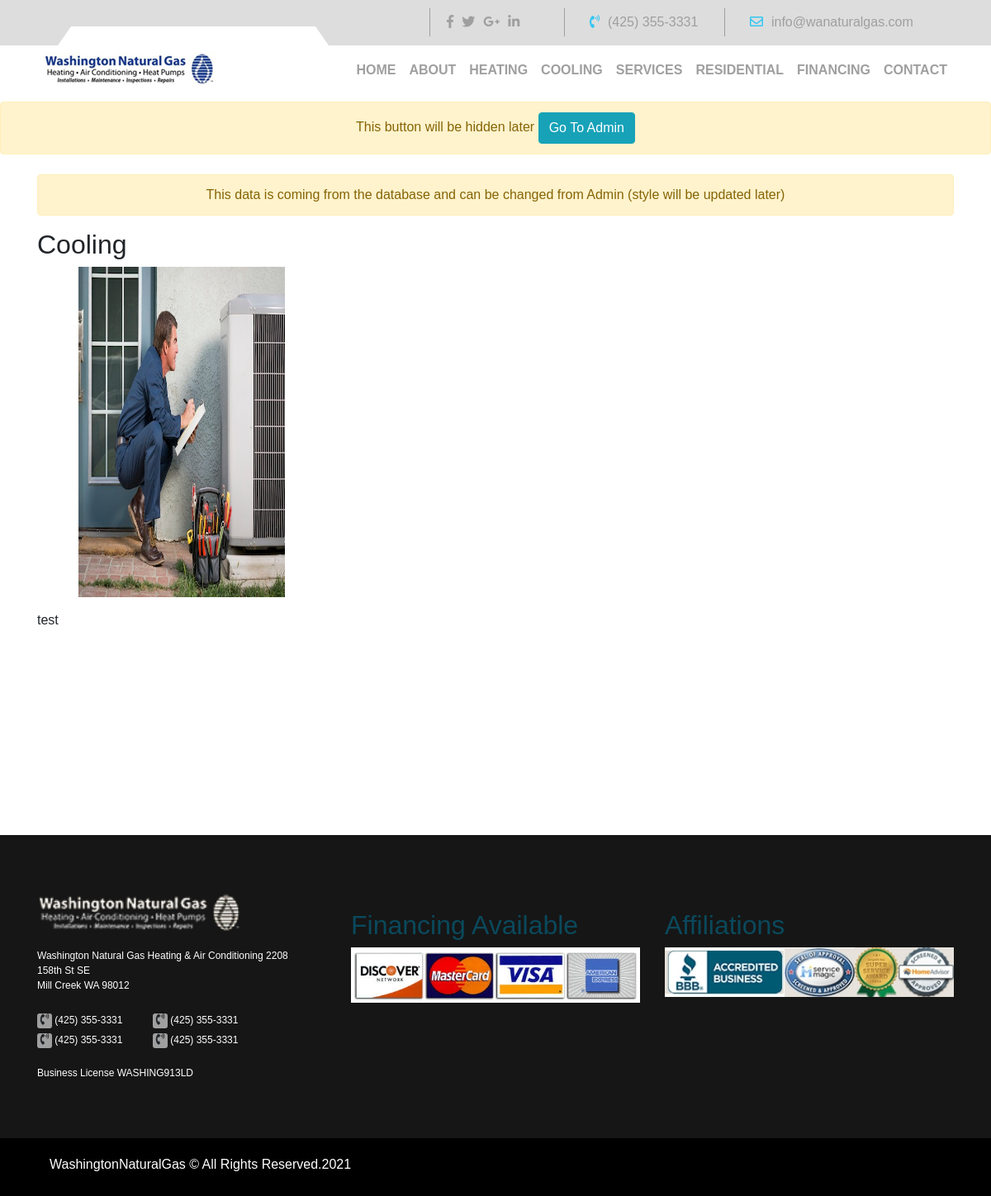
/cooling/, run on the app's committed database.
### service/models.py (models this page shows)
class Main(models.Model):
    title = models.CharField(max_length=250)
    image = models.ImageField(upload_to='images/')
    description = RichTextField()

### service/views.py (the view)
# urls.py: path('cooling/', views.cooling_view, name='cooling'),
def cooling_view(request):
    cooling = Cooling.objects.first()
    if cooling:  # will remove this if later as we prevented delete permission
        obj_id = cooling.id
        content_type = ContentType.objects.get_for_model(Heating)
        posts = Post.objects.filter(content_type=content_type,
                                    object_id=obj_id)
    else:
        posts = None
    context = {
        'cooling': cooling,
        'posts': posts,
    }
    return render(request, 'service/cooling.html', context)

### templates/service/cooling.html (shortened to what this page needs)
{% extends 'base.html' %}
{% load static %}
{% block content %}
 <div class="container">
     <p class="alert alert-warning text-center">This data is coming from the database and can be changed from Admin (style will be updated later)</p>
     <h2>{{ cooling.title }}</h2>
     <img src="{{ cooling.image.url }}" alt="cooling" width="400px" height="400px" style="padding-right: 100px;padding-left:50px">
    <br>
     <p>{{ cooling.description|safe }}</p>
 </div>
{% endblock %}

### static/css/master.css (style rules this page uses)
body { font-family: 'Poppins', sans-serif; position: relative; }
body { overflow-x: hidden; overflow: hidden; }
html { overflow-x: hidden; }
* { -webkit-box-sizing: border-box; box-sizing: border-box; }

### data on the page
Main: title "Cooling", image (picture), description "test"
